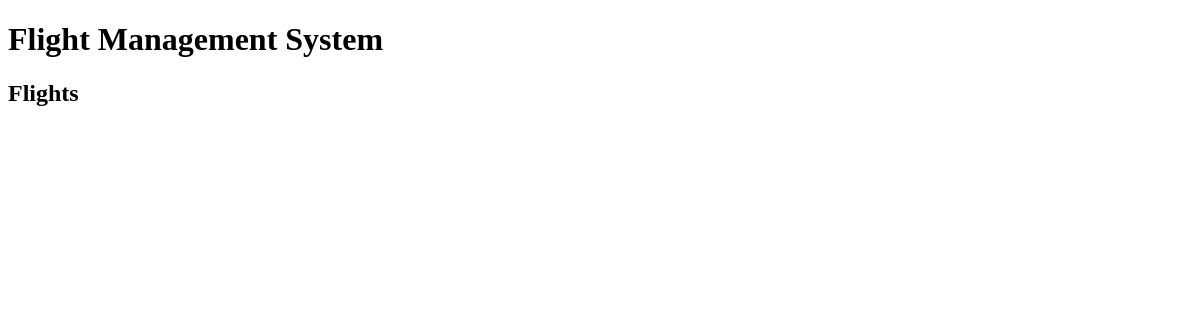
The app's page /, older data.
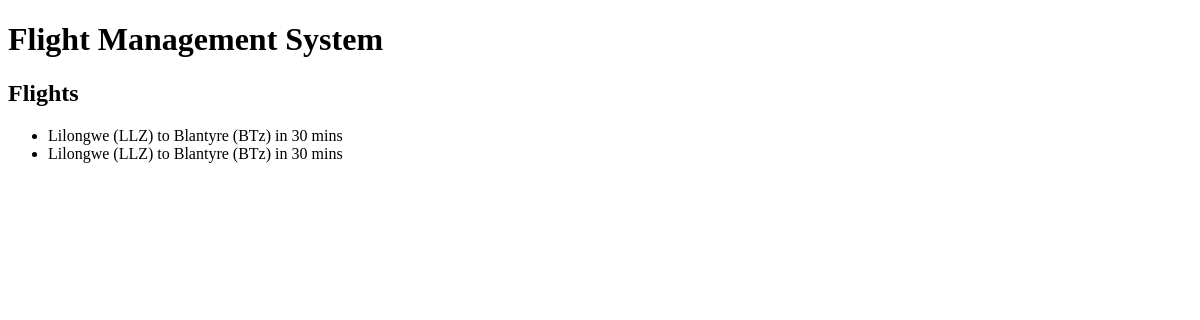
The same page, newer data.
### flights/models.py (models this page shows, shortened)
class Flights(models.Model):
    origin = models.ForeignKey(Airport, on_delete=models.CASCADE, related_name="departures") #foreign key
    destination = models.ForeignKey(Airport, on_delete=models.CASCADE, related_name="arrivals") #foreign key
    duration = models.IntegerField()

class Airport(models.Model):
    code = models.CharField(max_length=4)
    city = models.CharField(max_length=64)
    def __str__(self) -> str:
        return f"{self.city} ({self.code})"

### flights/views.py (the view)
# urls.py: path("", HomePageView.as_view(), name="index")
class HomePageView(TemplateView):
    template_name = 'flights/index.html'
    model = Flights
    def get_context_data(self, **kwargs):
        context = super().get_context_data(**kwargs)
        context["flights"] = Flights.objects.all()
        return context #fixed bug. Template View if given a get context behavior returns the context

### flights/templates/flights/index.html (shortened to what this page needs)
{% extends "base.html" %}
{% block content %}
    <h2>Flights</h2>
    <ul>
        {% for flight in flights %}
            <li>
                {{ flight.origin }} to {{ flight.destination }} in {{ flight.duration }} mins
            </li>
        {% endfor %}
    </ul>
{% endblock content %}

Row changes from the older to the newer data that the page shows:
added Flights: origin "Lilongwe (LLZ)", destination "Blantyre (BTz)", duration "30"
added Flights: origin "Lilongwe (LLZ)", destination "Blantyre (BTz)", duration "30"
